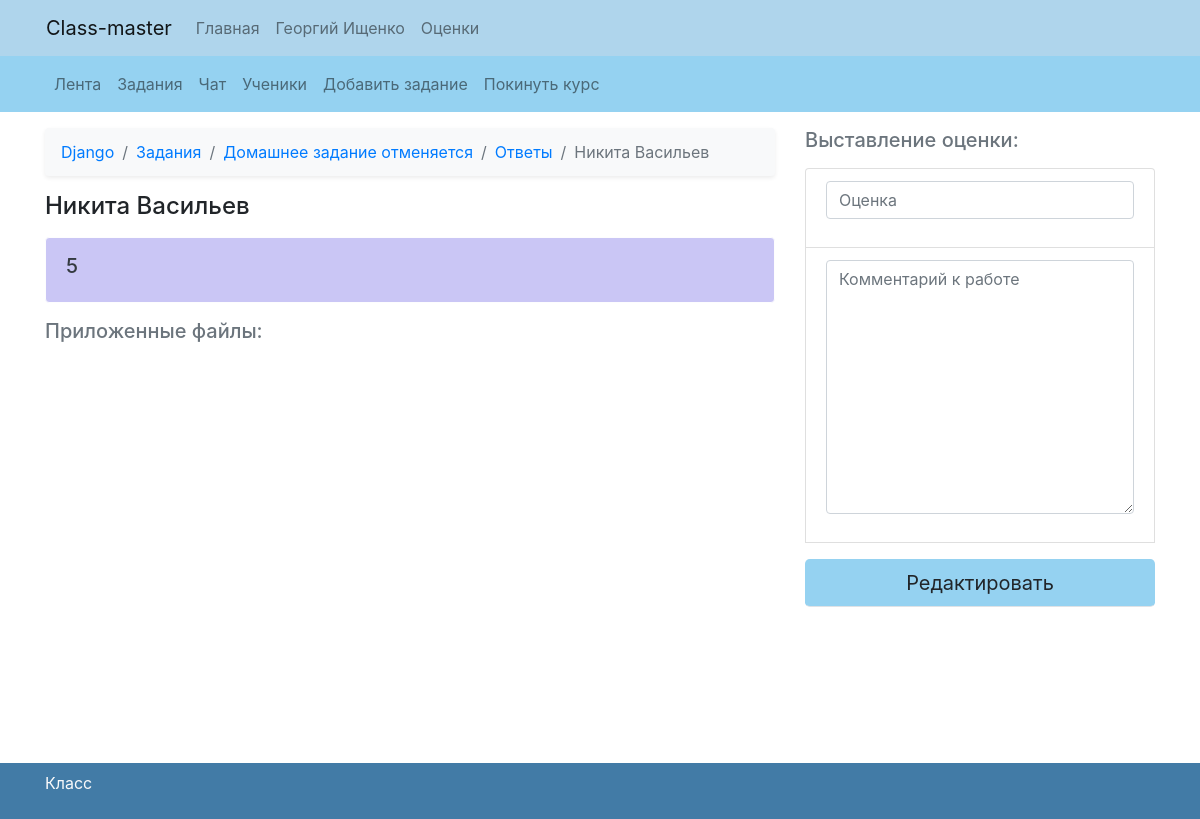
The app's page /classes/Django-21/task=612297/answers/23 (signed in) with its own data.
### my_class/models.py (models this page shows, shortened)
class Class(models.Model):
    name = models.CharField(max_length=32)
    teacher = models.ForeignKey(settings.AUTH_USER_MODEL, on_delete=models.CASCADE, null=True, blank=True)
    class Meta:
        verbose_name = "Классы"
        verbose_name_plural = "Классы"
    def get_absolute_url_feed(self):
        return reverse('feed', kwargs={'name': self.name, 'pk': self.pk})
    def get_absolute_url_tasks(self):
        return reverse('tasks', kwargs={'name': self.name, 'pk': self.pk})
    def get_absolute_url_task_add(self):
        return reverse('task-add', kwargs={'name': self.name, 'pk': self.pk})
    def get_absolute_url_students(self):
        return reverse('students', kwargs={'name': self.name, 'pk': self.pk})
    def get_absolute_url_leave(self):
        return reverse('leave', kwargs={'name': self.name, 'pk': self.pk})

class Task(models.Model):
    title = models.CharField(max_length=32)
    body = RichTextUploadingField(blank=True, null=True)
    date = models.DateField()
    current_class = models.ForeignKey('Class', on_delete=models.CASCADE, null=True, blank=True)
    author = models.ForeignKey(settings.AUTH_USER_MODEL, on_delete=models.CASCADE, blank=True, null=True)
    published_date = models.DateTimeField(auto_now_add=True)
    edit_date = models.DateTimeField(auto_now_add=True, blank=True, null=True)
    max_mark = models.IntegerField(default=5)
    class Meta:
        verbose_name = "Задания"
        verbose_name_plural = "Задания"
    def get_absolute_url(self):
        return reverse('task-view', kwargs={'name': self.current_class.name, 'pk': self.current_class.pk,
                                            'pin': generate_pin(self.pk)})
    def get_absolute_url_answers(self):
        return reverse('task-answers', kwargs={'name': self.current_class.name, 'pk': self.current_class.pk,
                                              'pin': generate_pin(self.pk)})

class StudentAnswer(models.Model):
    comment = models.TextField(max_length=256, blank=True, null=True)
    current_class = models.ForeignKey('Class', on_delete=models.CASCADE, blank=True, null=True)
    task = models.ForeignKey(Task, on_delete=models.CASCADE)
    author = models.ForeignKey('Profile', on_delete=models.CASCADE, blank=True, null=True)
    mark = models.IntegerField(blank=True, null=True)
    teacher_comment = models.TextField(max_length=256, blank=True, null=True)
    mark_time = models.DateTimeField(blank=True, null=True)
    send_time = models.DateTimeField(blank=True, null=True)
    class Meta:
        verbose_name = "Ответы"
        verbose_name_plural = "Ответы"
    def not_empty(self):
        if self.comment == "":
            return False
        else:
            return True
    def mark_exist(self):
        if self.mark is not None:
            return True
        else:
            return False

class Profile(models.Model):
    user = models.OneToOneField(User, primary_key=True, on_delete=models.CASCADE)
    city = models.CharField(max_length=16)
    institution = models.CharField(max_length=64, blank=True)
    grade = models.CharField(max_length=2, blank=True)
    classes = models.ManyToManyField(Class, verbose_name='Классы', through='ProfileClass')
    last_visit = models.DateTimeField(auto_now_add=True)
    def is_teacher(self):
        if len(Class.objects.filter(teacher=self.user)) > 0:
            return True
        else:
            return False
    class Meta:
        verbose_name = "Профили"
        verbose_name_plural = "Профили"
    def get_full_name(self):
        return self.user.first_name+" "+self.user.last_name

### my_class/views.py (the view, shortened to what this page needs)
# urls.py: path('classes/<str:name>-<int:pk>/task=<int:pin>/answers/<int:answer_pk>', class_task_answer_view, name='answer-view'),
@login_required
def class_task_answer_view(request, name, pk, pin, answer_pk):
    answer = get_object_or_404(StudentAnswer, pk=answer_pk)
    task = get_object_or_404(Task, pk=decode(pin))
    current_class = get_object_or_404(Class, pk=pk)
    files = Files.objects.filter(student_answer=answer, is_student_file=True)
    images = Images.objects.filter(student_answer=answer, is_student_file=True)
    form = StudentAnswerMarkForm()
    return render(request, 'class_task_answer_view.html', {
        'answer': answer,
        'task': task,
        'class': current_class,
        'files': files,
        'images': images,
        'form': form,
    })

### my_class/forms.py
class StudentAnswerMarkForm(forms.ModelForm):
	mark = forms.IntegerField(
		label='',
		widget=forms.NumberInput(attrs={'placeholder': 'Оценка'}))
	teacher_comment = forms.CharField(
		label='',
		widget=forms.Textarea(attrs={'placeholder': 'Комментарий к работе'}), required=False)
	class Meta:
		model = StudentAnswer
		fields = ('mark', 'teacher_comment', )

### my_class/models.py (called while the page is built)
def generate_pin(n):
    return n ^ 612345

### my_class/views.py (called while the page is built)
def decode(pin):
    return int(pin) ^ 612345

### my_class/templates/class_task_answer_view.html (shortened to what this page needs)
{% extends "base.html" %}
{% block content %}
{% include 'class_nav.html' %}
<div class="container mt-3 mb-5">
     <div class="row">
	    <div class="col-md-4 order-md-2 mb-5">
			<h5 class="mb-3 text-muted">Выставление оценки:</h5>
			<form class="" method="POST" action="">
          		{% load crispy_forms_tags %}
				<ul class="list-group mb-3">
					<li class="list-group-item ">
					  {{ form.mark | as_crispy_field }}
					</li>
					<li class="list-group-item ">
					  {{ form.teacher_comment | as_crispy_field }}
					</li>
					<button class="btn btn-lg border-bottom mt-3" type="submit"
          			style="background-color: #95D2F1;">
						{% if answer.mark_exist %}
						Редактировать
						{% else %}
						Отправить
						{% endif %}
					</button>
		    	</ul>
			</form>
	    </div>
	    <div class="col-md-8 order-md-1">
			<nav aria-label="breadcrumb">
			  <ol class="breadcrumb bg-light shadow-sm">
				  <li class="breadcrumb-item"><a href="{{class.get_absolute_url_feed}}">{{class.name}}</a></li>
				  <li class="breadcrumb-item"><a href="{{class.get_absolute_url_tasks}}">Задания</a></li>
                  <li class="breadcrumb-item"><a href="{{task.get_absolute_url}}">{{task.title}}</a></li>
                  <li class="breadcrumb-item"><a href="{{task.get_absolute_url_answers}}">Ответы</a></li>
				  <li class="breadcrumb-item active" aria-current="page">{{answer.author.get_full_name}}</li>
              </ol>
    		</nav>
	        <h4 class="mb-3">{{answer.author.get_full_name}}</h4>
            {% if answer.not_empty %}
                <div class="alert alert-light mt-3 py-3" role="alert" style="background-color: #CAC6F5;">
                    <h5 class="text-dark">{{answer.comment}}</h5>
                </div>
            {% endif %}
			<h5 class="mb-3 text-muted">Приложенные файлы:</h5>
			<br><br><br>
	    </div>
	  </div>
</div>
{% endblock %}

### my_class/templates/base.html (shortened to what this page needs)
{% load static %}
<!doctype html>
<html>
  <head>
  	<link href="{% static 'vendor/bootstrap/css/bootstrap.min.css' %}" rel="stylesheet">
  </head>
  <header>
    <div style="background-color: #AFD5EC;">
      <nav class="container navbar navbar-expand-lg navbar-light">
        <a class="navbar-brand" href="/">Class-master</a>
        <div class="collapse navbar-collapse" id="navbarNavAltMarkup">
          <div class="navbar-nav">
            <a class="nav-link" href="/">Главная</a>
            <a class="nav-link" href="/im">{{request.user.first_name}} {{request.user.last_name}}</a>
            <a class="nav-link" href="/im/marks">Оценки</a>
          </div>
        </div>
      </nav>
    </div>
  </header>
  <body style="padding-bottom: 100px;">
    {% block content %}
    {% endblock %}
  </body>
  <footer class="footer py-2 mt-auto navbar fixed-bottom" style="background-color: #427BA6;">
      <div class="container">
        <p class="text-light">Класс</p>
      </div>
  </footer>
</html>

### records on screen
Class: name "Django"
Task: title "Домашнее задание отменяется"
StudentAnswer: author.get_full_name "Никита Васильев", comment "5"

### other values on screen
{{ request.user.first_name }} "Георгий"
{{ request.user.last_name }} "Ищенко"
